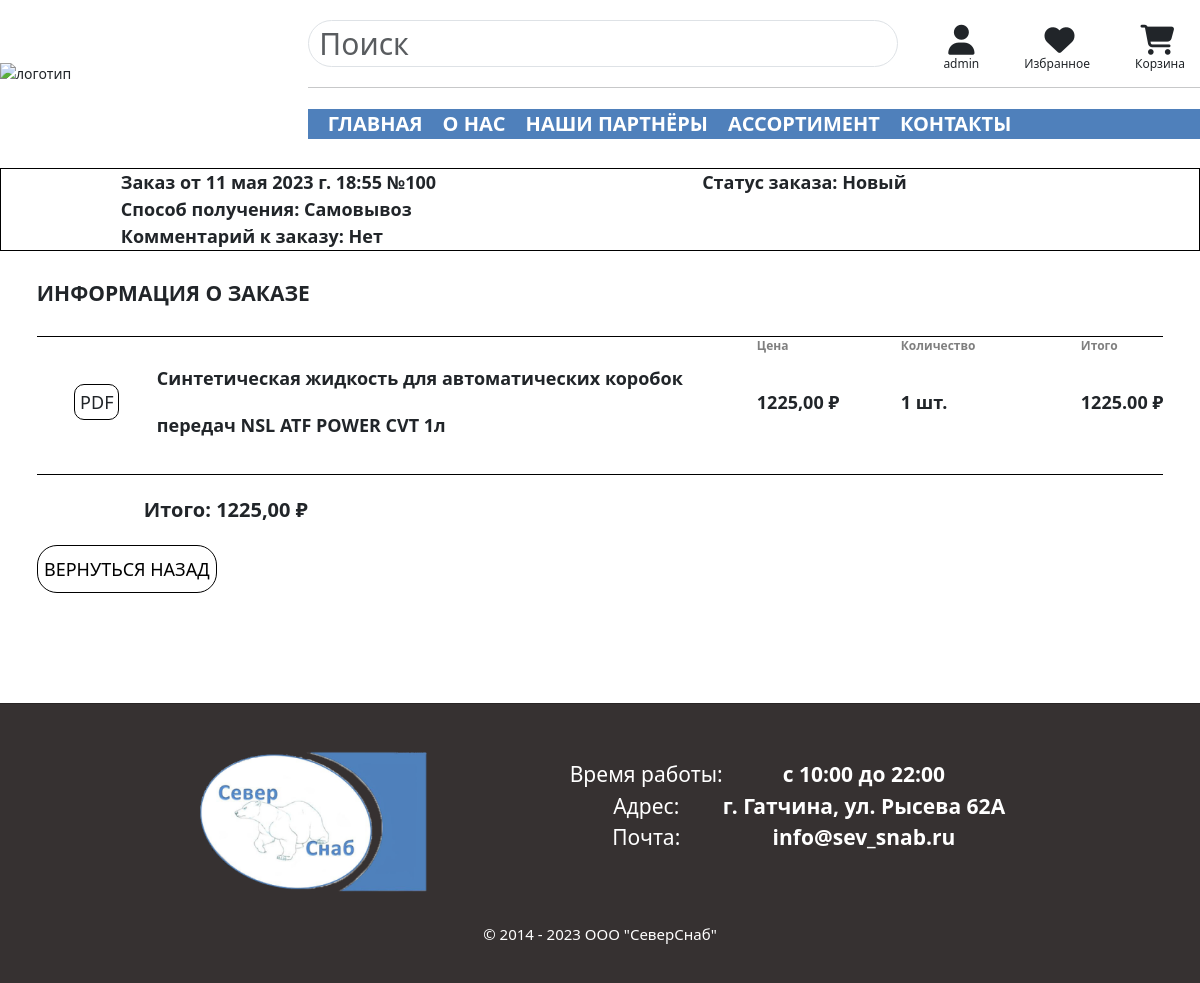
The app's page /account/order/100/ (signed in) with its own data.
### orders/models.py (models this page shows, shortened)
class Order(models.Model):
    status = models.CharField('Статус', max_length=20, choices=STATUS_CHOICES, default='new')
    user = models.ForeignKey(User, on_delete=models.CASCADE, null=True)
    type = models.CharField('Тип клиента', max_length=200, null=True)
    full_name = models.CharField('Ф.И.О.', max_length=200, null=True)
    phone = models.CharField('Телефон', max_length=200, null=True)
    email = models.EmailField('Email', null=True)
    address = models.CharField('Адрес', max_length=250)
    postal_code = models.CharField('Почтовый индекс', max_length=20)
    way_to_get = models.CharField('Способ получения', max_length=200, null=True, blank=True)
    comment = models.TextField('Комментарий', null=True, blank=True)
    created = models.DateTimeField('Создано',auto_now_add=True)
    updated = models.DateTimeField('Обновлено', auto_now=True)
    paid = models.BooleanField('Оплачено', default=False)
    manager_status = models.BooleanField('Рассмотрено', default=False, blank=False)
    total_cost = models.DecimalField('Итоговая стоимость', max_digits=10, decimal_places=2, blank=True, null=True)
    def get_total_cost(self):
        return sum(item.get_cost() for item in self.items.all())

class OrderItem(models.Model):
    order = models.ForeignKey(Order, related_name='items', on_delete=models.CASCADE)
    product = models.ForeignKey(Product, related_name='order_items', on_delete=models.CASCADE)
    price = models.DecimalField('Цена', max_digits=10, decimal_places=2)
    quantity = models.PositiveIntegerField('Кол-во', default=1)
    def get_cost(self):
        return self.price * self.quantity

### shop/models.py (models this page shows, shortened)
class Product(models.Model):
    code = models.CharField(max_length=100, primary_key=True, default=0, db_index=True)
    vendor_code = models.CharField(max_length=100, unique=True, null=True, blank=True, db_index=True)
    brand = models.ForeignKey(Brand, on_delete=models.CASCADE, null=True)
    name_m = models.CharField(max_length=200, null=True, db_index=True)
    name = models.CharField(max_length=200, db_index=True)
    visual_name = models.CharField(max_length=200, null=True, blank=True)
    category = models.ManyToManyField(Category)
    oiltype = models.ForeignKey(OilType, on_delete=models.CASCADE, blank=True, null=True, default='-')
    viscosity = models.ManyToManyField(Viscosity, blank=True, null=True, default='-')
    compound = models.ForeignKey(Compound, on_delete=models.CASCADE, blank=True, null=True, default='-')
    fuel = models.ManyToManyField(Fuel, blank=True, default='-')
    transmission = models.ManyToManyField(Transmission, blank=True, default='-')
    volume = models.IntegerField(null=True, blank=True, default='-')
    description = models.TextField(null=True, blank=True, default='-')
    stock = models.PositiveIntegerField(default=0)
    price = models.DecimalField(max_digits=10, decimal_places=2)
    available = models.BooleanField(default=True)
    security_pasport = models.CharField(max_length=300, null=True, blank=True)
    tech_desc = models.CharField(max_length=300, null=True, blank=True)
    is_favorite = models.BooleanField(default=False)
    img = ProcessedImageField(upload_to='shop/img/products',
                              processors=[ResizeToFit(245.69, 317.97)],
                              options={'quality': 90},null=True, blank=True)

### account/views.py (the view)
# urls.py: path('order/<int:order_id>/', views.order_detail, name='order-detail'),
def order_detail(request, order_id: int):
    order = get_object_or_404(models.Order, id=order_id)
    if order.user != request.user:
        return redirect('login')
    data = {
        'order': order,
    }
    return render(request, 'orders/order/order_detail.html', data)

### cart/cart.py (called while the page is built)
    def __len__(self):
        return sum(item['quantity'] for item in self.cart.values())

### cart/context_processors.py (called while the page is built)
def cart(request):
    return {'cart': Cart(request)}

### orders/templates/orders/order/order_detail.html (shortened to what this page needs)
{% extends 'shop/base.html' %}
{% load static %}
{% block content %}
    <div class="order_detail_container">
        <div class="order_detail_body">
            <div class="order_detail_table_frame">
                <div class="order_detail_table_body">
                    <table class="order_detail_table">
                        <tbody>
                        <tr>
                            <td>Заказ от {{ order.created }} №{{ order.id }}</td>
                            <td>Статус заказа: {{ order.get_status_display }}</td>
                        </tr>
                        <tr>
                            <td>Способ получения: {{ order.way_to_get }}</td>
                        </tr>
                        <tr>
                            <td>Комментарий к заказу: {% if not order.comment %}Нет{% else %}{{ order.comment }}{% endif %}</td>
                        </tr>
                        </tbody>
                    </table>
                </div>
            </div>
            <div class="order_info_frame">
                <div class="order_info_body">
                    <div class="order_info_content">
                        <h1>Информация о заказе</h1>
                        {% for item in order.items.all %}
                            <table class="order_goods_table">
                                <thead>
                                <tr>
                                    <th></th>
                                    <th></th>
                                    <th>Цена</th>
                                    <th>Количество</th>
                                    <th>Итого</th>
                                </tr>
                                </thead>
                                <tbody>
                                <tr>
                                    <td><a href="{{ item.product.tech_desc }}">PDF</a></td>
                                    <td>{{ item.product.name }}</td>
                                    <td>{{ item.price }} &#8381</td>
                                    <td>{{ item.quantity }} шт.</td>
                                    <td class="total-price"></td>
                                </tr>
                                </tbody>
                            </table>
                        {% endfor %}
                        <p id="summ">Итого: {{ order.get_total_cost }} &#8381</p>
                        <button id="back" onclick="window.location.href='{% url 'dashboard' %}'" >Вернуться назад</button>
                    </div>
                </div>
            </div>
        </div>
    </div>
{% endblock %}

### shop/templates/shop/base.html (shortened to what this page needs)
{% load static %}
<!DOCTYPE html>
<html lang="en">
    <head>
        <link rel="stylesheet" href="{% static 'shop/css/reset.css' %}">
        <link rel="stylesheet" href="{% static 'shop/css/bootstrap.min.css' %}">
        <link rel="stylesheet" href="{% static 'shop/css/style.css' %}">
        <link rel="stylesheet"
              href="https://cdn.jsdelivr.net/npm/@fortawesome/fontawesome-free@6.2.1/css/fontawesome.min.css"
>
        <link rel="stylesheet"
              href="https://cdnjs.cloudflare.com/ajax/libs/animate.css/4.1.1/animate.min.css" />
    </head>
    <header class="pc">
        <div class="header-body">
            <div class="logo">
                <a href="{% url 'assortment' %}">
                    <img src="{% static 'shop/img/logo.svg' %}" alt="логотип">
                </a>
            </div>
            <div class="nav">
                <div class="search">
                    <div class="search_block">
                        <form action="{% url 'search' %}" , method="get" class="form-horizontal">
                            <input type="search" placeholder="Поиск" name="q" class="form-control">
                        </form>
                    </div>
                    <div class="buttons_block">
                        <div class="buttons">
                            <div class="login">
                                <div class="login-icon">
                                    <a href="{% url 'dashboard' %}" class="pc-icon">
                                        <i class="fa-solid fa-user"></i>
                                    </a>
                                    <span class="login-label">
                                        {% if request.user.is_authenticated %}
                                            {{ request.user.username }}
                                        {% else %}
                                            <a href="{% url 'login' %}">Вход</a>
                                        {% endif %}
                                    </span>
                                </div>
                            </div>
                            <div class="favorite">
                                <div class="favorite-icon">
                                    <a href="{% url 'dashboard' %}" class="pc-icon">
                                        <i class="fa-solid fa-heart"></i>
                                    </a>
                                    <div class="favorite-label">Избранное</div>
                                </div>
                            </div>
                            <div class="cart">
                                {% with total_items=cart|length %}
                                    <div class="cart-icon">
                                        <a href="{% url 'cart-detail' %}" class="pc-icon">
                                            <i class="fa fa-shopping-cart"></i>
                                        </a>
                                        <div class="cart-label">Корзина</div>
                                    </div>
                                {% endwith %}
                            </div>
                        </div>
                    </div>
                </div>
                <hr>
                <nav class="navbar navbar-expand-lg navbar-light ">
                    <div class="collapse navbar-collapse" id="navbarNav">
                        <ul class="navbar-nav mr-auto">
                            <li class="nav-item">
                                <a href="{% url 'main' %}">главная</a>
                            </li>
                            <li class="nav-item">
                                <a href="{% url 'about' %}">о нас</a>
                            </li>
                            <li class="nav-item">
                                <a href="{% url 'partners' %}">наши партнёры</a>
                            </li>
                            <li class="nav-item">
                                <a href="{% url 'assortment' %}">ассортимент</a>
                            </li>
                            <li class="nav-item">
                                <a href="{% url 'contacts' %}">контакты</a>
                            </li>
                        </ul>
                    </div>
                </nav>
            </div>
        </div>
    </header>
    <div class="art_margin"></div>
<body>
    <div class="main-content">
        {% block content %}{% endblock %}
    </div>
</body>
<footer>
    <hr>
    <div class="footer-body">
        <div class="footer-second-floor">
            <div class="footer-logo">
                <img src="{% static 'shop/img/logo.png' %}" alt="">
            </div>
            <div class="footer-timetable">
                <table>
                    <tbody>
                        <tr>
                            <td>Время работы:</td>
                            <td>с 10:00 до 22:00</td>
                        </tr>
                        <tr>
                            <td>Адрес:</td>
                            <td>г. Гатчина, ул. Рысева 62А</td>
                        </tr>
                        <tr>
                            <td>Почта:</td>
                            <td>
                                <a href="mailto: info@sev_snab.ru">info@sev_snab.ru</a>
                            </td>
                        </tr>
                    </tbody>
                </table>
            </div>
        </div>
    </div>
    <div class="underfooter_container">
        <div class="underfooter_body">
            <div class="underfooter">
                <h3>&#169 2014 - 2023 ООО "СеверСнаб"</h3>
            </div>
        </div>
    </div>
</footer>
</html>

### records on screen
Order: created "11 мая 2023 г. 18:55", id "100", status "Новый", way_to_get "Самовывоз", get_total_cost "1225,00"
OrderItem: product.name "Синтетическая жидкость для автоматических коробок передач NSL ATF POWER CVT 1л", price "1225,00", quantity "1"

### other values on screen
{{ request.user.username }} "admin"
